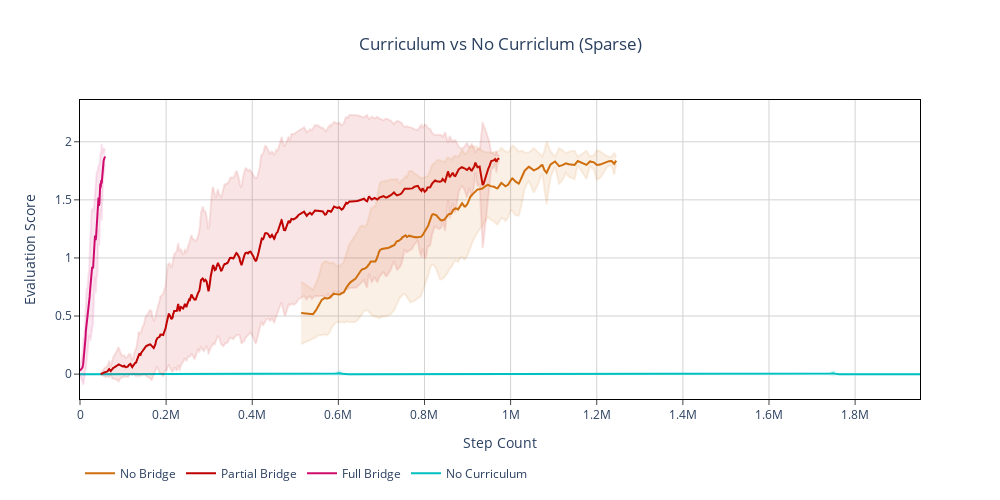

Source (notebook cell):
### Code cell
fig = vis.plot_trajectories([sparse_no_curr_stats, sparse_curr_stats], title='Curriculum vs No Curriclum (Sparse)',
                      value_domain='agent_evaluations', time_domain='steps', save_path='./outputs/sparse', save_format='svg',
                      task_trace_start='mean', show_run_traces=False, show_std=True, ignore_outliers=True)
fig.update_layout(autosize=False, width=1000, height=500)
# fig.write_image('./outputs/sparse.svg')

### Figure 1 — Plotly figure (JSON) as saved in the notebook; plotly's stock layout.template omitted (floating-point values rounded to 4 significant figures; data arrays with more than 128 entries replaced by an {"elided": "..."} marker saying what was removed)
{"data": [{"line": {"color": "#00bfbf"}, "mode": "lines", "name": "No Curriculum", "type": "scatter", "x": {"elided": "1387 int values"}, "y": {"elided": "1387 float values"}}, {"line": {"color": "rgba(0, 191, 191, 0.1)"}, "mode": "lines", "showlegend": false, "type": "scatter", "x": {"elided": "1387 int values"}, "y": {"elided": "1387 float values"}}, {"fill": "tonexty", "fillcolor": "rgba(0, 191, 191, 0.1)", "line": {"color": "rgba(0, 191, 191, 0.1)"}, "mode": "lines", "showlegend": false, "type": "scatter", "x": {"elided": "1387 int values"}, "y": {"elided": "1387 float values"}}, {"line": {"color": "#cf0c6e"}, "mode": "lines", "name": "Full Bridge", "type": "scatter", "x": {"elided": "191 int values"}, "y": {"elided": "191 float values"}}, {"line": {"color": "rgba(207, 12, 110, 0.1)"}, "mode": "lines", "showlegend": false, "type": "scatter", "x": {"elided": "191 int values"}, "y": {"elided": "191 float values"}}, {"fill": "tonexty", "fillcolor": "rgba(207, 12, 110, 0.1)", "line": {"color": "rgba(207, 12, 110, 0.1)"}, "mode": "lines", "showlegend": false, "type": "scatter", "x": {"elided": "191 int values"}, "y": {"elided": "191 float values"}}, {"line": {"color": "#bf0000"}, "mode": "lines", "name": "Partial Bridge", "type": "scatter", "x": {"elided": "605 float values"}, "y": {"elided": "605 float values"}}, {"line": {"color": "rgba(191, 0, 0, 0.1)"}, "mode": "lines", "showlegend": false, "type": "scatter", "x": {"elided": "605 float values"}, "y": {"elided": "605 float values"}}, {"fill": "tonexty", "fillcolor": "rgba(191, 0, 0, 0.1)", "line": {"color": "rgba(191, 0, 0, 0.1)"}, "mode": "lines", "showlegend": false, "type": "scatter", "x": {"elided": "605 float values"}, "y": {"elided": "605 float values"}}, {"line": {"color": "#cf6e0c"}, "mode": "lines", "name": "No Bridge", "type": "scatter", "x": {"elided": "266 float values"}, "y": {"elided": "266 float values"}}, {"line": {"color": "rgba(207, 110, 12, 0.1)"}, "mode": "lines", "showlegend": false, "type": "scatter", "x": {"elided": "266 float values"}, "y": {"elided": "266 float values"}}, {"fill": "tonexty", "fillcolor": "rgba(207, 110, 12, 0.1)", "line": {"color": "rgba(207, 110, 12, 0.1)"}, "mode": "lines", "showlegend": false, "type": "scatter", "x": {"elided": "266 float values"}, "y": {"elided": "266 float values"}}], "layout": {"autosize": false, "font": {"size": 12}, "height": 500, "legend": {"orientation": "h", "x": 0, "xanchor": "left", "y": -0.2, "yanchor": "top"}, "plot_bgcolor": "white", "title": {"text": "Curriculum vs No Curriclum (Sparse)", "x": 0.5}, "width": 1000, "xaxis": {"gridcolor": "lightgrey", "linecolor": "black", "mirror": true, "showline": true, "ticks": "outside", "title": {"text": "Step Count"}}, "yaxis": {"gridcolor": "lightgrey", "linecolor": "black", "mirror": true, "showline": true, "ticks": "outside", "title": {"text": "Evaluation Score"}}}}
